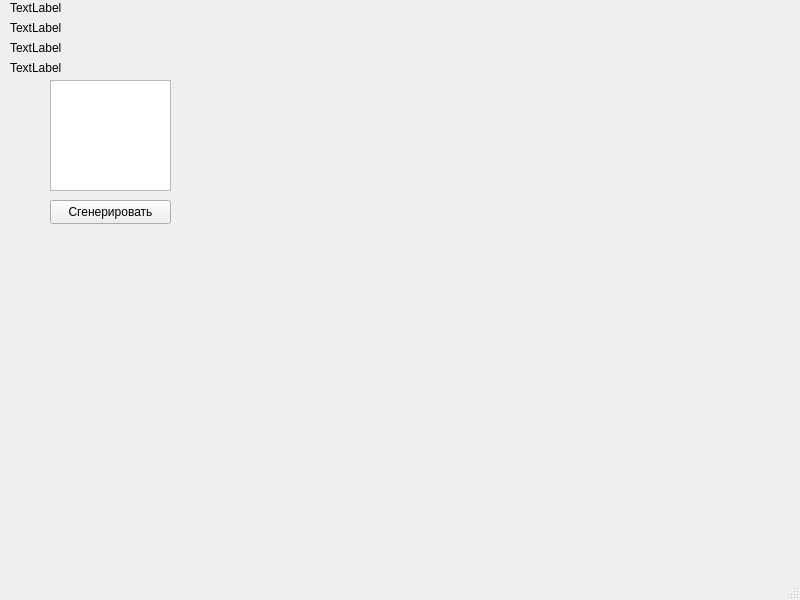
<?xml version="1.0" encoding="UTF-8"?>
<ui version="4.0">
 <class>MainWindow</class>
 <widget class="QMainWindow" name="MainWindow">
  <property name="geometry">
   <rect>
    <x>0</x>
    <y>0</y>
    <width>800</width>
    <height>600</height>
   </rect>
  </property>
  <property name="windowTitle">
   <string>MainWindow</string>
  </property>
  <widget class="QWidget" name="centralwidget">
   <widget class="QTableWidget" name="matrix">
    <property name="geometry">
     <rect>
      <x>50</x>
      <y>80</y>
      <width>121</width>
      <height>111</height>
     </rect>
    </property>
   </widget>
   <widget class="QPushButton" name="generateMatrix">
    <property name="geometry">
     <rect>
      <x>50</x>
      <y>200</y>
      <width>121</width>
      <height>24</height>
     </rect>
    </property>
    <property name="text">
     <string>Сгенерировать</string>
    </property>
   </widget>
   <widget class="QLabel" name="calculationProcessOne">
    <property name="geometry">
     <rect>
      <x>10</x>
      <y>0</y>
      <width>591</width>
      <height>16</height>
     </rect>
    </property>
    <property name="text">
     <string>TextLabel</string>
    </property>
   </widget>
   <widget class="QLabel" name="calculationProcessTwo">
    <property name="geometry">
     <rect>
      <x>10</x>
      <y>20</y>
      <width>591</width>
      <height>16</height>
     </rect>
    </property>
    <property name="text">
     <string>TextLabel</string>
    </property>
   </widget>
   <widget class="QLabel" name="calculationProcessThree">
    <property name="geometry">
     <rect>
      <x>10</x>
      <y>40</y>
      <width>591</width>
      <height>16</height>
     </rect>
    </property>
    <property name="text">
     <string>TextLabel</string>
    </property>
   </widget>
   <widget class="QLabel" name="calculationProcessFour">
    <property name="geometry">
     <rect>
      <x>10</x>
      <y>60</y>
      <width>591</width>
      <height>16</height>
     </rect>
    </property>
    <property name="text">
     <string>TextLabel</string>
    </property>
   </widget>
  </widget>
  <widget class="QMenuBar" name="menubar">
   <property name="geometry">
    <rect>
     <x>0</x>
     <y>0</y>
     <width>800</width>
     <height>21</height>
    </rect>
   </property>
  </widget>
  <widget class="QStatusBar" name="statusbar"/>
 </widget>
 <resources/>
 <connections/>
</ui>
